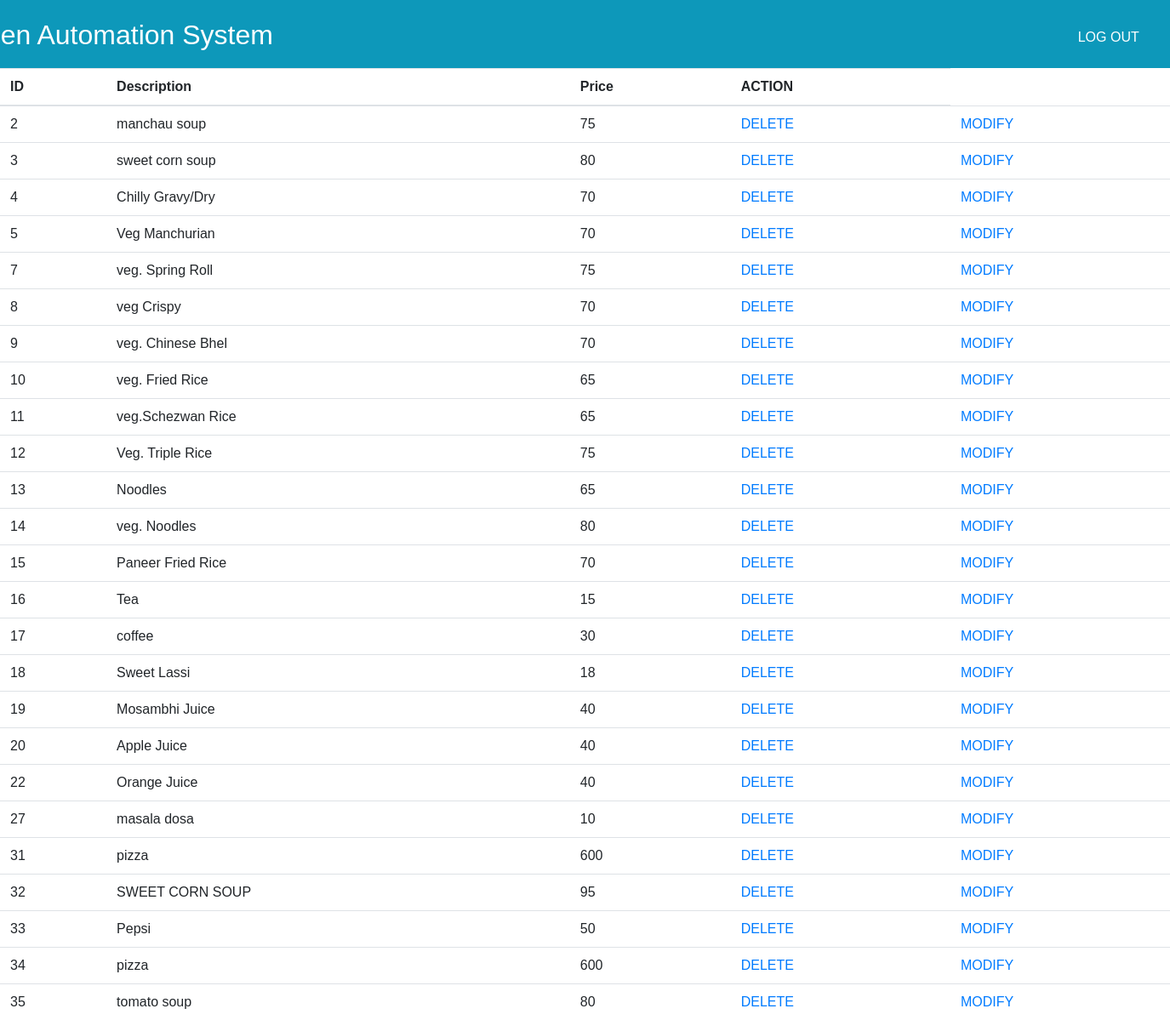
/Admin/Admin_functions/modify.php (signed in), run on the app's committed database.
### tables this page shows
CREATE TABLE `menuitems` (
  `Category` int(11) NOT NULL,
  `MenuItemID` int(11) NOT NULL,
  `ItemName` varchar(30) NOT NULL,
  `Price` int(11) NOT NULL,
  `Discount` int(11) NOT NULL,
  `ItemImg` varchar(100) NOT NULL
);

### Admin/Admin_functions/modify.php (the view, shortened to what this page needs)
<?php
if (!isset($_SESSION['username'])) {
  header('location:../Signinout/login.php');
} else {
?>
<html>
<head>
<link rel="stylesheet" href="https://stackpath.bootstrapcdn.com/bootstrap/4.3.1/css/bootstrap.min.css">
</head>
<header>
		<div class="container">
			<div id="branding">
				<h2><a href="../index.html">Canteen Automation System</a></h2>
			</div>
			<nav style="margin-top:10px; margin-right:-18%">
				<ul>
          <li><a style="text-decoration:none;" href="../../Signinout/logout.php">Log out</a></li>
					<li><a style="text-decoration:none; margin-right:-50px;" href="../admin.php">back</a></li>
                        </ul>
			</nav>
		</div>
	</header>
    <table class="table">
<thead>
    <tr>
<th>ID</th>
<th>Description</th>
<th>Price</th>
<th>ACTION </th>
</tr></thead><tbody>
<?php
$con=mysqli_connect("127.0.0.1:3308","root","","canteen_db");
$qry="select * from menuitems";
$recset=mysqli_query($con,$qry);
while($row=mysqli_fetch_array($recset))
{
      echo "<td>";
      echo $row["MenuItemID"];
      echo "</td>";
      echo "<td>";
      echo $row["ItemName"];
      echo "</td>";
      echo "<td>";
      echo $row["Price"];
      echo "</td>";
      $ItemID=$row["MenuItemID"];
      echo "<td>";
      echo "<a href='DeleteMenuItem.php?key=$ItemID'>DELETE</>";
      echo "</td>";
      echo "<TD><a href='modifyitems.php?key=$ItemID'>MODIFY</>";
      echo "</td></tr>";
}
?>
</body>
</table>
</html>
<?php
}
?>

### Admin/Admin_functions/modify.php (style rules this page uses)
html, body { height: 100%; width: 100%; margin: 0; padding: 0; }
#branding a { padding: 1%; text-decoration: none; margin-left:-120px; margin-top:10px; }
header { padding-top: 2px; padding-bottom: 2px; min-height: 80px; background-color: #0d98ba; text-align: inline; }
header a { color: white; text-decoration: none; }
header li { float: left; display: inline; padding: 0 20px 0 20px; }
header nav { float: right; padding: 20px 20px 20px 20px; text-transform: uppercase; }
header nav a { padding: 10px 10px 10px 10px; }
header ul { padding: 0; }
header #branding { float: left; margin-top: 20px; margin-left: -100px; }
header #branding h2 { margin: 0; display: inline; white-space: nowrap; }

### data on the page
menuitems: MenuItemID "2", ItemName "manchau soup", Price "75"
menuitems: MenuItemID "3", ItemName "sweet corn soup", Price "80"
menuitems: MenuItemID "4", ItemName "Chilly Gravy/Dry", Price "70"
menuitems: MenuItemID "5", ItemName "Veg Manchurian", Price "70"
menuitems: MenuItemID "7", ItemName "veg. Spring Roll", Price "75"
menuitems: MenuItemID "8", ItemName "veg Crispy", Price "70"
menuitems: MenuItemID "9", ItemName "veg. Chinese Bhel", Price "70"
menuitems: MenuItemID "10", ItemName "veg. Fried Rice", Price "65"
menuitems: MenuItemID "11", ItemName "veg.Schezwan Rice", Price "65"
menuitems: MenuItemID "12", ItemName "Veg. Triple Rice", Price "75"
menuitems: MenuItemID "13", ItemName "Noodles", Price "65"
menuitems: MenuItemID "14", ItemName "veg. Noodles", Price "80"
menuitems: MenuItemID "15", ItemName "Paneer Fried Rice", Price "70"
menuitems: MenuItemID "16", ItemName "Tea", Price "15"
menuitems: MenuItemID "17", ItemName "coffee", Price "30"
menuitems: MenuItemID "18", ItemName "Sweet Lassi", Price "18"
menuitems: MenuItemID "19", ItemName "Mosambhi Juice", Price "40"
menuitems: MenuItemID "20", ItemName "Apple Juice", Price "40"
menuitems: MenuItemID "22", ItemName "Orange Juice", Price "40"
menuitems: MenuItemID "27", ItemName "masala dosa", Price "10"
menuitems: MenuItemID "31", ItemName "pizza", Price "600"
menuitems: MenuItemID "32", ItemName "SWEET CORN SOUP", Price "95"
menuitems: MenuItemID "33", ItemName "Pepsi", Price "50"
menuitems: MenuItemID "34", ItemName "pizza", Price "600"
menuitems: MenuItemID "35", ItemName "tomato soup", Price "80"
